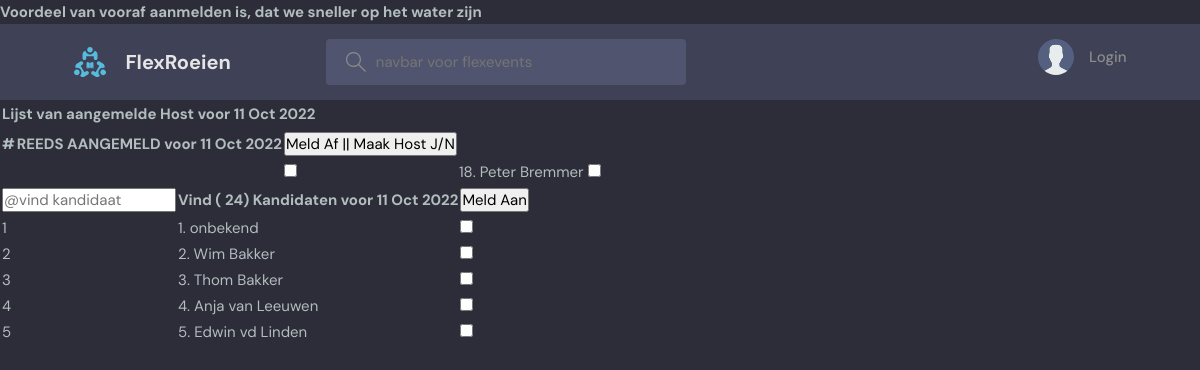
The app's page /1/aanmelden/ with its own data.
### beatrix/models.py (models this page shows, shortened)
class Flexevent(models.Model):
    host = models.ForeignKey(User, on_delete=models.SET_NULL, null=True)
    id = models.AutoField(primary_key=True)
    topic = models.ForeignKey(Topic, on_delete=models.SET_NULL, null=True)
    event_text = models.CharField(max_length=200)
    name = models.CharField(max_length=200)
    description = models.TextField(null=True, blank=True) # database field (can Empty), form field (can Empty)
    pub_date = models.CharField(max_length=35)
    pub_time = models.CharField(max_length=35, default='10:00')
    flexhost = models.CharField(max_length=135, default='-')
    lid = models.ManyToManyField(Person,through='Flexlid')  ##, on_delete=models.SET_NULL, null=True)
    deelnemers = models.ManyToManyField(User, related_name='deelnemer', blank=True)
    created = models.DateTimeField(default=datetime.now, blank=True)
    def __str__(self):
        return "%s" % (self.event_text)

class Person(models.Model):
    name = models.CharField(max_length=100)
    email = models.CharField(max_length=100,blank=True)
    is_flex = models.BooleanField(default=True)        #wil ingedeeld worden in flexpoule
    is_host = models.BooleanField(default=False)        #kan flexhost zijn
    keuzes = models.IntegerField(default=0) #aantal keren als host gekozen
    roeileeftijd = models.CharField(max_length=20,blank=True)
    is_lid= models.BooleanField(default=True)           #is roeiend lid;member
    in_poule = models.BooleanField(default=False)       #wil flexibel roeiern
    vaart = models.BooleanField(default=False)          #zit in ingedeelde boot op het water
    pos1 = models.CharField(max_length=18, choices=SCULL,default='sc1')  #aanbod vaardigheid om voorstel te berekenen voor wat nodig is aan in te delen boten
    pos2 = models.CharField(max_length=18, choices=SCULL,default='sc1')
    pos3 = models.CharField(max_length=18, choices=SCULL,default='sc1')
    pos4 = models.CharField(max_length=18, choices=SCULL,default='sc1')
    pos5 = models.CharField(max_length=318, choices=SCULL,default='st1')
    coach = models.CharField(max_length=18, choices=SCULL,default='st1')
    keuzes = models.IntegerField(default=0) #aantal keren als host gekozen

### beatrix/views.py (the view, shortened to what this page needs)
# urls.py: path('<int:event_id>/aanmelden/',vote, name='vote'),
def vote(request, event_id):
    event = get_object_or_404(Flexevent, pk=event_id)
    print(event)
    leden = []
    afmeldingen=[]
    hosts=[]
    for h in request.POST.getlist('hoofdhost'):
        hosts.append(h)
    for af in request.POST.getlist('afmelding'):
        afmeldingen.append(af)
    for l in request.POST.getlist('aanmelding'):
        leden.append(l)
    if len(hosts)>0:
        hh=Person.objects.all().filter(id__in=hosts)[:1]
        uu=User.objects.all().filter(id__in=hosts)[:1]
        Flexlid.objects.all().filter(flexevent_id=event_id,member_id=hh[0].id).update(is_host=1)
    aanwezig=Flexlid.objects.all().filter(flexevent_id=event_id)
    ishost=Flexlid.objects.all().filter(flexevent_id=event_id,is_host=True)
    ingedeelden=aanwezig.values_list('member_id', flat=True)
    zijnhost=ishost.values_list('member_id', flat=True)
    kandidaten=Person.objects.all().exclude(id__in=ingedeelden)[:5]
    kandidaten=Person.objects.all()
    aanwezigen=Person.objects.all().filter(id__in=ingedeelden)
    hosts=Person.objects.all().filter(id__in=zijnhost) #.update(is_host=True)
    question = get_object_or_404(Flexevent, pk=event_id)
    try:
        selected_choice = question.lid.get(pk=request.POST['aanmelding'])
        print('vote event_id, try')
    except (KeyError, Choice.DoesNotExist):
        print('vote choice, except')
        return render(request, 'beatrix/erv-detail.html', {
            'event': event,
            'kandidaten':kandidaten[0:5],
            'aanwezig':aanwezigen,
            'hosts':hosts,
            'aantal':kandidaten.count(),
            'error_message': "Er is geen keuze gemaakt.",
        })
    else:
        print('vote event_id, else')
        selected_choice.keuzes += 1
        selected_choice.save()
    return HttpResponseRedirect(reverse('vote', args=(event_id,)))

### beatrix/templates/beatrix/erv-detail.html (shortened to what this page needs)
{% extends 'erv-base.html' %}
{% block content %}
<form action="{% url 'vote' event.id %}" method="post">
   <table class="person-table">
              <thead>
                <tr>
                  <th>Lijst van aangemelde Host voor {{event.created|date:"d M Y"}}</th>
                </tr>
              </thead>
                </table>
                <table class="person-table">
              <thead>
                <tr>
                  <th>#</th>
                  <th>REEDS AANGEMELD voor {{event.created|date:"d M Y"}}</th>
                  <th><input type="submit" value="Meld Af || Maak Host J/N"> </th>
                  <th>  </th>
                </tr>
              </thead>
                 <tbody>
                        <td>{% for aa in aanwezig %}
                            <tr>
                        </td>
                        <td>{{t.id }}</td>
                        <td></td>
                        <td>
                        <input type="checkbox" name="afmelding" id="host{{ forloop.counter }}" value="{{ aa.id }}">
                        <td>{{aa.id}}. {{aa.name}}</td>
                        </td>
                        <td>
                        <td>
                        <input type="checkbox" name="hoofdhost" id="host{{ forloop.counter }}" value="{{ aa.id }}">
                        </td>
                        </td>
                        {% endfor %}
                    </tbody>
                </table>
    <table class='person-table'>
              <thead>
                <tr>
                  <th>    <input id="search-input" class="form-control" type="text" placeholder='@vind kandidaat'></th>
                  <th>Vind ( {{aantal}}) Kandidaten voor {{event.created|date:"d M Y"}}</th>
                  <th><input type="submit" value="Meld Aan"> </th>
                </tr>
              </thead>
                    <tbody id = myTable>
                        <td>{% for t in kandidaten %}
                            <tr>
                        </td>
                        <td>{{t.id }}</td>
                        <td>{{ forloop.counter }}. {{t.name}}</td>
                        <td>
                        <input type="checkbox" name="aanmelding" id="host{{ forloop.counter }}" value="{{ t.id }}">
                        </td>
                        {% endfor %}
                        </tr>
                    </tbody>
</form>
{% endblock %}

### static/styles/style.css (style rules this page uses)
:root { --color-main: powderblue; --color-main-light: #e1f6fb; --color-dark: #3f4156; --color-dark-medium: #51546e; --color-dark-light: #4a5199; --color-light: #e5e5e5; --color-gray: #8b8b8b; --color-light-gray: #b2bdbd; --color-bg: #2d2d39; --color-success: #5dd693; --color-error: #fc4b0b; }
* { font-family: "DM Sans", -apple-system, BlinkMacSystemFont, "Segoe UI", Roboto, Oxygen, Ubuntu, Cantarell, "Open Sans", "Helvetica Neue", sans-serif; margin: 0; padding: 0; box-sizing: border-box; text-rendering: optimizeLegibility; font-size: inherit; }
html { font-size: 56.25%; }
@media only screen and (min-width: 1200px) { html { font-size: 62.5%; } }
body { line-height: 1.6; font-weight: 400; font-size: 1.5rem; color: var(--color-light-gray); background-color: var(--color-bg); min-height: 100vh; }

### records on screen
Flexevent: created "11 Oct 2022"
Person: id "18", name "Peter Bremmer"
Person: id "1", name "onbekend"
Person: id "2", name "Wim Bakker"
Person: id "3", name "Thom Bakker"
Person: id "4", name "Anja van Leeuwen"
Person: id "5", name "Edwin vd Linden"

### other values on screen
{{ aantal }} "24"
